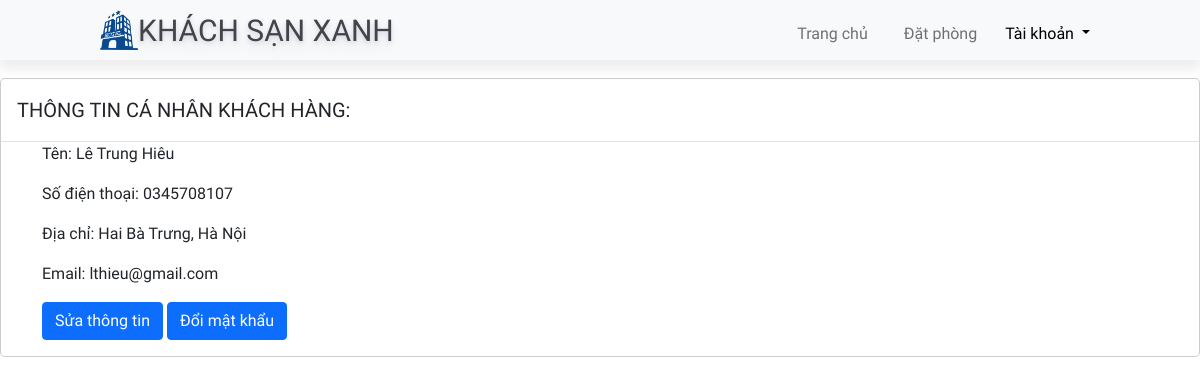
The app's page /profile.php (signed in) with its own data.
### tables this page shows
CREATE TABLE `user` (
  `id` int(11) NOT NULL AUTO_INCREMENT,
  `name` varchar(50) NOT NULL,
  `address` varchar(500) DEFAULT NULL,
  `phone` varchar(15) NOT NULL,
  `email` varchar(50) NOT NULL,
  `password` varchar(50) NOT NULL,
  PRIMARY KEY (`id`)
);

### profile.php (the view, shortened to what this page needs)
<?php include 'header.php' ?>
<?php
    if (isset($_SESSION['userID'])) {
        $userID = $_SESSION['userID'];
    } else {
        header("Location:index.php");
    }
?>
<body>
    <div>
        <div class="modal-dialog" style="max-width:1200px; top:50px;">
            <div class="modal-content">
                <div class="modal-header">
                    <h5 class="modal-title" id="bookingModalLabel">THÔNG TIN CÁ NHÂN KHÁCH HÀNG:</h5>
                </div>
                <div class="container">
                    <?php
                    $sql = "SELECT * FROM user WHERE id = $userID";
                    $result = $conn->query($sql) or die($conn->error);
                    if (mysqli_num_rows($result) > 0) {
                        while ($row = mysqli_fetch_assoc($result)) {
                            echo "<p>Tên: " . $row["name"] . "</p>";
                            echo "<p>Số điện thoại: " . $row["phone"] . "</p>";
                            echo "<p>Địa chỉ: " . $row["address"] . "</p>";
                            echo "<p>Email: " . $row["email"] . "</p>";
                        }
                    } else {
                        echo "<p>Lỗi khi tải thông tin người dùng</p>";
                    }
                    ?>
                </div>
                <div class="container mb-3">
                    <button type="button" class="btn btn-primary" data-bs-toggle="modal" data-bs-target="#editUserModal">
                        Sửa thông tin
                    </button>
                    <button type="button" class="btn btn-primary" data-bs-toggle="modal" data-bs-target="#editPasswordModal">
                        Đổi mật khẩu
                    </button>
                </div>
            </div>
        </div>
    </div>
</body>
<?php include 'footer.php' ?>

### css/home.css (style rules this page uses)
:root { --bg-text-shadow: 0 2px 4px rgb(13 0 77 / 8%), 0 3px 6px rgb(13 0 77 / 8%), 0 8px 16px rgb(13 0 77 / 8%); --bg-box-shadow: 0px 0px 5px 2px rgba(0, 0, 0, 0.621); }
* { margin: 0; padding: 0; font-family: Consolas, sans-serif; }

### admin/css/roombook.css (style rules this page uses)
:root { --bg-text-shadow: 0 2px 4px rgb(13 0 77 / 8%), 0 3px 6px rgb(13 0 77 / 8%), 0 8px 16px rgb(13 0 77 / 8%); --bg-box-shadow: 0px 0px 20px 6px rgba(26, 30, 164, 0.31); }
body { background-color: #ffff; }
* { margin: 0; padding: 0; font-family: Consolas, sans-serif; }

### records on screen
user: name "Lê Trung Hiêu", phone "0345708107", address "Hai Bà Trưng, Hà Nội", email "lthieu@gmail.com"
